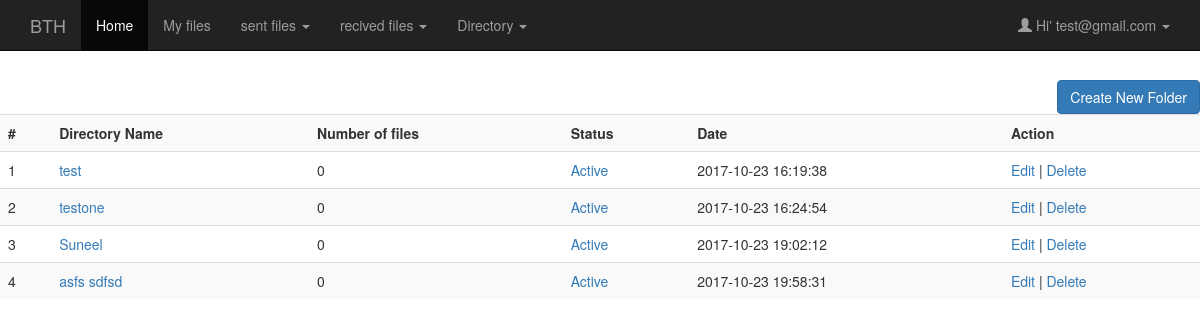
Screenshot of /view_directory.php (signed in) with the database file from the repository.
### tables this page shows
CREATE TABLE IF NOT EXISTS `users` (
  `userId` int(11) NOT NULL AUTO_INCREMENT,
  `userName` varchar(30) NOT NULL,
  `userEmail` varchar(60) NOT NULL,
  `userPass` varchar(255) NOT NULL,
  `userFoldername` varchar(255) NOT NULL,
  PRIMARY KEY (`userId`),
  UNIQUE KEY `userEmail` (`userEmail`)
);

CREATE TABLE IF NOT EXISTS `tbl_directory` (
  `dir_id` int(11) NOT NULL AUTO_INCREMENT,
  `dir_userId` int(11) NOT NULL,
  `dir_name` varchar(255) NOT NULL,
  `dir_status` int(11) NOT NULL,
  `dir_created_date` timestamp NOT NULL DEFAULT CURRENT_TIMESTAMP ON UPDATE CURRENT_TIMESTAMP,
  `dir_type` varchar(255) NOT NULL,
  `dir_size` varchar(255) NOT NULL,
  PRIMARY KEY (`dir_id`)
);

### view_directory.php (the view, shortened to what this page needs)
<?php include_once('include/header.php');
?>
<br>
<br>
	<div class="table-responsive">
	<div align="right"><a class="btn btn-primary" href="create_directory.php" role="button">Create New Folder</a></div>
	<table class="table table-striped">
    <tr>
	<td><strong>#</strong></td>
     <td><strong>Directory Name</strong></td>
	 <td><strong>Number of files </strong></td>
	 <td><strong>Status</strong></td>
     <td><strong>Date</strong></td>
	 <td><strong>Action</strong></td>
    </tr>
    <?php
	$sql="SELECT * FROM tbl_directory where dir_userId=$userId and dir_type!='root'";
	$result_set=mysql_query($sql);
	$sr=1;
	while($row=mysql_fetch_array($result_set))
	{
	 $counter=0;
	 $dir=$base_path.'/'.$directory_name.'/'.$row['dir_name'];
		?>
        <tr>
        <td><?php echo $sr++; ?></td>
        <td><a href="file_list.php?dir_id=<?php echo $row['dir_id'];?>"><?php echo $row['dir_name']; ?></a> </td>
        <td> <?php  file_count($dir,'/*',$counter);
		echo $counter;
		?> </td>
        <td><?php
		if($row['dir_status']==1)
		$status='Active';
		else
		$status='De-Active';
		?>
		<a href="view_directory.php?act=update_status&edit_id=<?php echo $row['dir_id'];?>&current_status=<?php echo $row['dir_status'];?>"><?php echo $status;?></a>		</td>
		 <td><?php echo $row['dir_created_date']; ?></td>
		<td><a href="create_directory.php?act=edit&edit_id=<?php echo $row['dir_id'];?>">Edit</a> | <a href="Javascript:deleteDirectory(<?php echo $row['dir_id'];?>)">Delete</a></td>
        </tr>
        <?php
	}
	?>
    </table>
</div>
</body>
</html>

### include/header.php (shortened to what this page needs)
<?php
	$res=mysql_query("SELECT * FROM users WHERE userId=".$_SESSION['user']);
	$userRow=mysql_fetch_array($res);
	$userId=$userRow['userId'];
?>
<!DOCTYPE html>
<html>
<head>
<link rel="stylesheet" href="assets/css/bootstrap.min.css" type="text/css"  />
<link rel="stylesheet" href="style.css" type="text/css" />
</head>
<body>
	<nav class="navbar navbar-inverse navbar-fixed-top">
      <div class="container">
        <div class="navbar-header">
          <a class="navbar-brand" href="home.php">BTH</a>
        </div>
        <div id="navbar" class="navbar-collapse collapse">
          <ul class="nav navbar-nav">
            <li class="active"><a href="home.php">Home</a></li>
            <li><a href="view.php">My files</a></li>
			<li class="dropdown">
          <a href="#" class="dropdown-toggle" data-toggle="dropdown" role="button" aria-haspopup="true" aria-expanded="false">sent files <span class="caret"></span></a>
        </li>
		<li class="dropdown">
          <a href="#" class="dropdown-toggle" data-toggle="dropdown" role="button" aria-haspopup="true" aria-expanded="false">recived files <span class="caret"></span></a>
        </li>
		<li class="dropdown">
          <a href="#" class="dropdown-toggle" data-toggle="dropdown" role="button" aria-haspopup="true" aria-expanded="false">Directory <span class="caret"></span></a>
        </li>
          </ul>
          <ul class="nav navbar-nav navbar-right">
            <li class="dropdown">
              <a href="#" class="dropdown-toggle" data-toggle="dropdown" role="button" aria-haspopup="true" aria-expanded="false">
			  <span class="glyphicon glyphicon-user"></span>&nbsp;Hi' <?php echo $userRow['userEmail']; ?>&nbsp;<span class="caret"></span></a>
            </li>
          </ul>
        </div>
      </div>
    </nav>
	<br>
	<br>

### style.css (style rules this page uses)
* { margin:0; padding:0; }

### rows the page displays
users: userEmail "test@gmail.com"
tbl_directory: dir_name "test", dir_status "Active", dir_created_date "2017-10-23 16:19:38"
tbl_directory: dir_name "testone", dir_status "Active", dir_created_date "2017-10-23 16:24:54"
tbl_directory: dir_name "Suneel", dir_status "Active", dir_created_date "2017-10-23 19:02:12"
tbl_directory: dir_name "asfs sdfsd", dir_status "Active", dir_created_date "2017-10-23 19:58:31"
